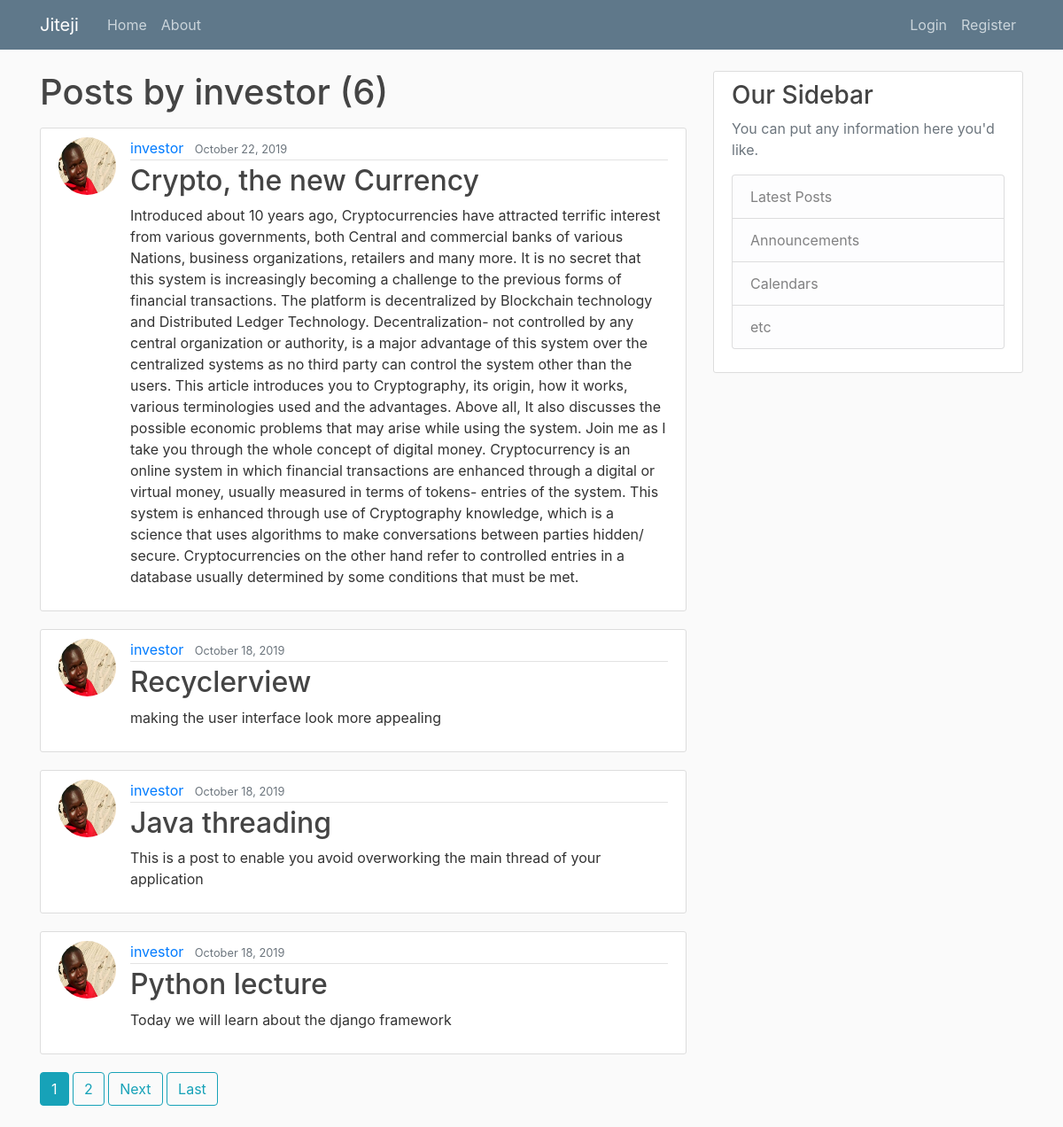
The app's page /user/investor with its own data.
### myblog/models.py (models this page shows, shortened)
class Post(models.Model):
    title = models.CharField(max_length=100)
    content = models.CharField(max_length=10000)
    date_posted = models.DateTimeField(default=timezone.now)
    author = models.ForeignKey(User, on_delete=CASCADE)

### users/models.py (models this page shows, shortened)
class Profile(models.Model):
    user = models.OneToOneField(User, on_delete=models.CASCADE)
    image = models.ImageField(default='default.png', upload_to='Profile_pics')

### myblog/views.py (the view)
# urls.py: path('user/<str:username>', UserPostListView.as_view(), name='user-posts'),
class UserPostListView(ListView):
    model = Post
    template_name = 'myblog/user_posts.html'  # <app>/<model>_<viewtype>.html
    context_object_name = 'posts'
    paginate_by = 4
    def get_queryset(self):
        user = get_object_or_404(User, username=self.kwargs.get('username'))
        return Post.objects.filter(author=user).order_by('-date_posted')

### myblog/templates/myblog/user_posts.html (shortened to what this page needs)
{% extends "base.html" %}
{% block content %}
    <h1 class="mb-3">Posts by {{ view.kwargs.username }} ({{ page_obj.paginator.count }})</h1>
    {% for post in posts %}
        <article class="media content-section">
          <img class="rounded-circle article-img" src="{{ post.author.profile.image.url }}">
          <div class="media-body">
            <div class="article-metadata">
              <a class="mr-2" href="{% url 'user-posts' post.author.username %}">{{ post.author }}</a>
              <small class="text-muted">{{ post.date_posted|date:"F d, Y" }}</small>
            </div>
            <h2><a class="article-title" href="{% url 'detail_view' post.id %}">{{ post.title }}</a></h2>
            <p class="article-content">{{ post.content }}</p>
          </div>
        </article>
    {% endfor %}
    {% if is_paginated %}
      {% for num in page_obj.paginator.page_range %}
        {% if page_obj.number == num %}
          <a class="btn btn-info mb-4" href="?page={{ num }}">{{ num }}</a>
        {% elif num > page_obj.number|add:'-3' and num < page_obj.number|add:'3' %}
          <a class="btn btn-outline-info mb-4" href="?page={{ num }}">{{ num }}</a>
        {% endif %}
      {% endfor %}
      {% if page_obj.has_next %}
        <a class="btn btn-outline-info mb-4" href="?page={{ page_obj.next_page_number }}">Next</a>
        <a class="btn btn-outline-info mb-4" href="?page={{ page_obj.paginator.num_pages }}">Last</a>
      {% endif %}
    {% endif %}
{% endblock content %}

### myblog/static/myblog/main.css (style rules this page uses)
body { background: #fafafa; color: #333333; margin-top: 5rem; }
h1, h2, h3, h4, h5, h6 { color: #444444; }
.content-section { background: #ffffff; padding: 10px 20px; border: 1px solid #dddddd; border-radius: 3px; margin-bottom: 20px; }
.article-title { color: #444444; }
.article-content { white-space: pre-line; }
.article-img { height: 65px; width: 65px; margin-right: 16px; }
.article-metadata { padding-bottom: 1px; margin-bottom: 4px; border-bottom: 1px solid #e3e3e3 }

### records on screen
Post: author.profile.image (picture), author "investor", date_posted "October 22, 2019", title "Crypto, the new Currency", content "Introduced about 10 years ago, Cryptocurrencies have attracted terrific interest from various governments, both Central and commercial banks of various Nations, business organizations, retailers and many more. It is no secret that this system is increasingly becoming a challenge to the previous forms of financial transactions. The platform is decentralized by Blockchain technology and Distributed Ledger Technology. Decentralization- not controlled by any central organization or authority, is a major advantage of this system over the centralized systems as no third party can control the system other than the users. This article introduces you to Cryptography, its origin, how it works,…"
Post: author.profile.image (picture), author "investor", date_posted "October 18, 2019", title "Recyclerview", content "making the user interface look more appealing"
Post: author.profile.image (picture), author "investor", date_posted "October 18, 2019", title "Java threading", content "This is a post to enable you avoid overworking the main thread of your application"
Post: author.profile.image (picture), author "investor", date_posted "October 18, 2019", title "Python lecture", content "Today we will learn about the django framework"

### other values on screen
{{ view.kwargs.username }} "investor"
{{ page_obj.paginator.count }} "6"
{{ num }} "1"
{{ num }} "2"
